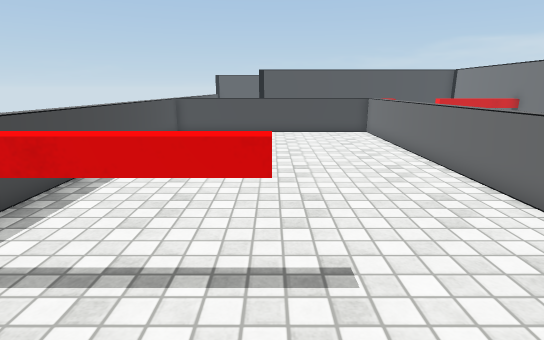
[1] (above)

17 first-person views from a walk through a scene from a Unity 3-D project. The camera is 1.3 m above the floor, tilts 14° down and sees 80° across. Doors are open. The floor is counted in squares, 0.51 m on a side. Each view is taken from the middle of a square. On the plan, view 1 faces up. The plan holds only what a view shows up to about 20 squares ahead; the rest is blank. The place goes on beyond the plan. The player character is not drawn. Some surface patterns are stand-ins.

[2]
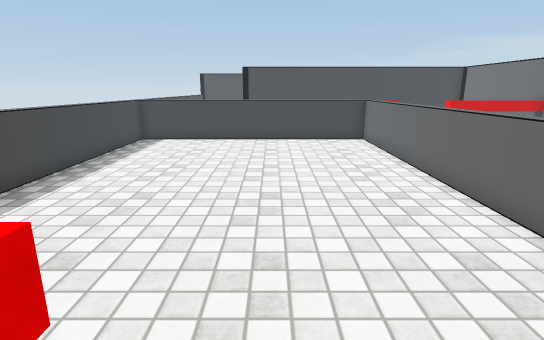

[3]
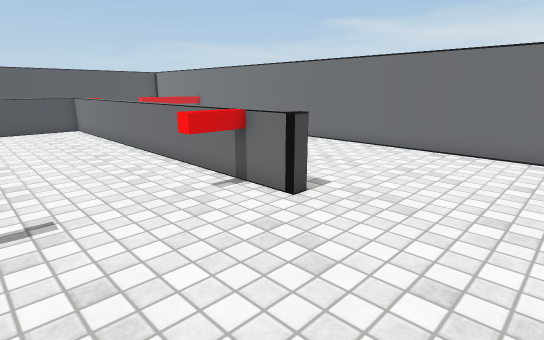

[4]
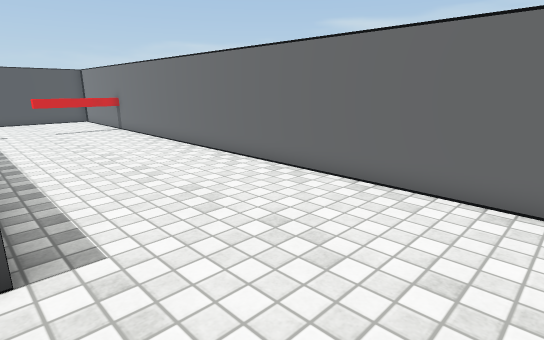

[5]
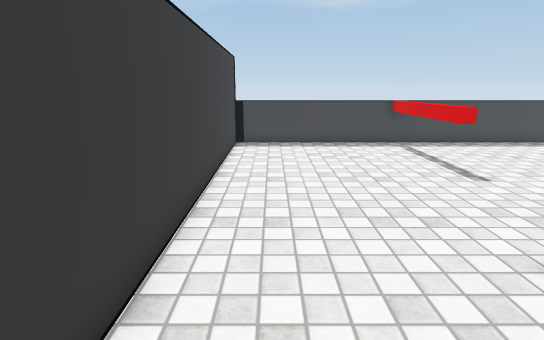

[6]
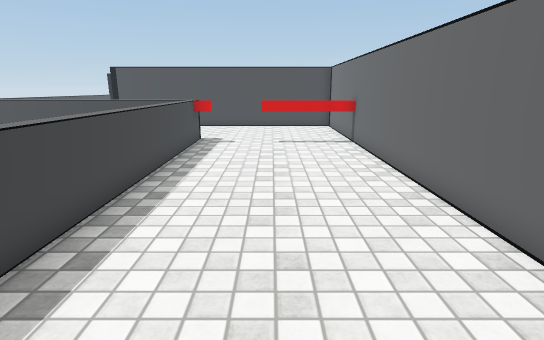

[7]
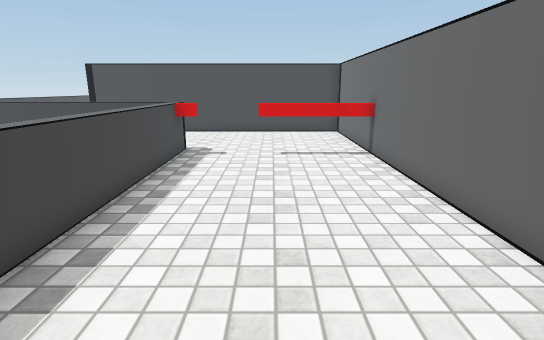

[8]
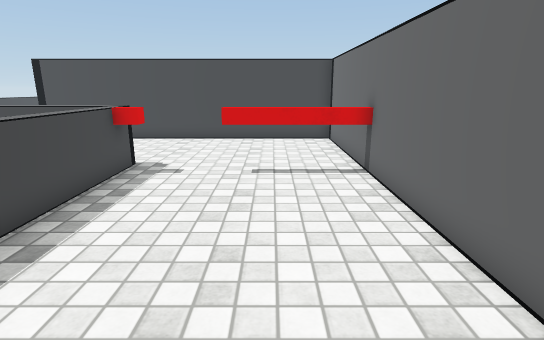

[9]
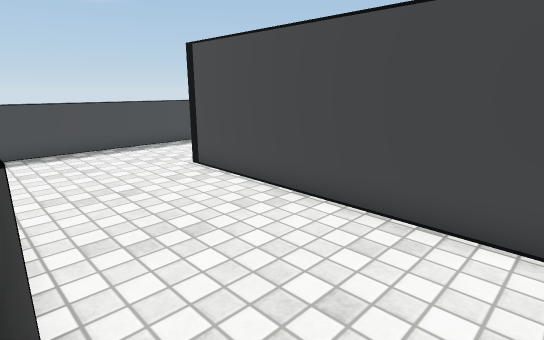

[10]
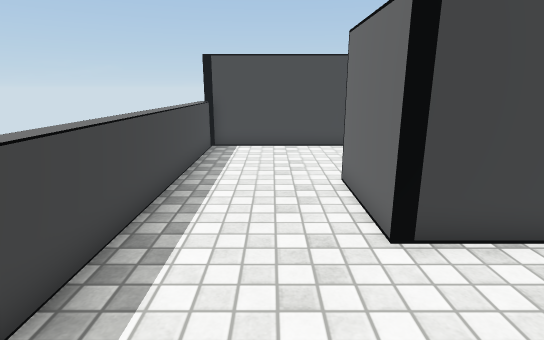

[11]
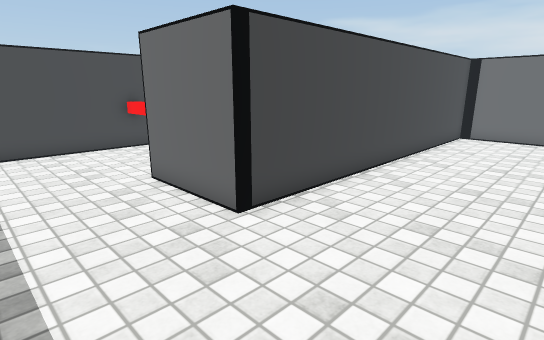

[12]
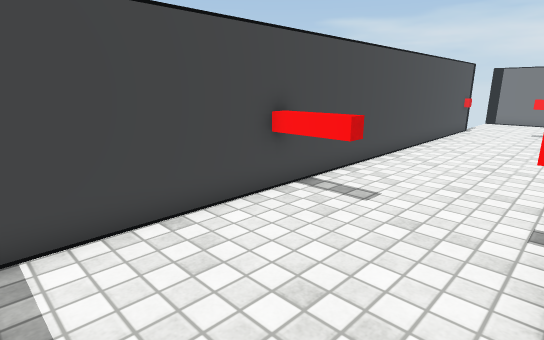

[13]
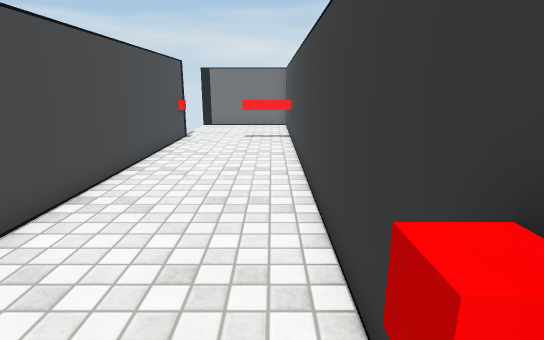

[14]
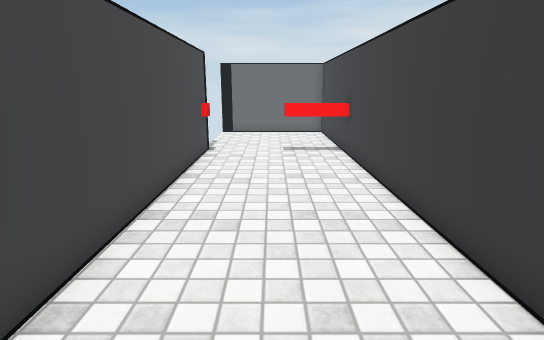

[15]
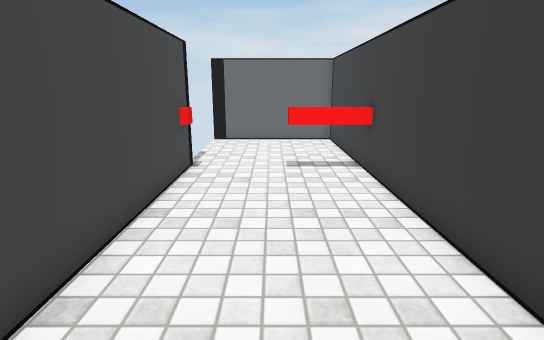

[16]
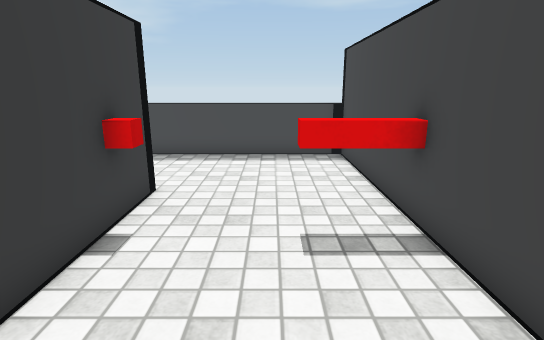

[17]
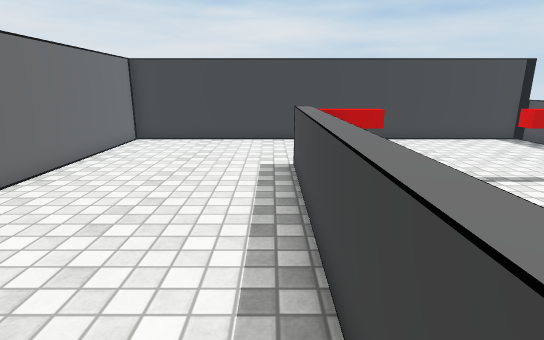

### Floor plan
Key: @ floor where view 1 was taken; # wall or solid block; . floor; D open door; = window, fence, low wall or low ledge; ^ raised ledge; B red block; C red cube.
Columns run from 6 left of view 1 to 24 right of it. Each row starts with its distance up from view 1.
 36 #######################CDDDDDDD
 35 =......=......................#
 34 =......=......................#
 33 =......................=......#
 32 =......................=......#
 31 =......B...............=......#
 30 =....##B#######################
 29 =....#
 28 =....#
 27 =....#
 26 =....################
 25 =...................#
 24 =...................#
 23 =...................#
 22 =...................#
 21 =...................#
 20 ^============.......#
 19 =...........#B.=====#
 18 =...........=.......#
 17 =...........=.......#
 16 =...........=.......#
 15 =...........=.......#
 14 =...........=.......#
 13 =...........=.......#
 12 =...........=.......#
 11 =...........=.......#
 10 =...........=.......#
  9 =...........=.......#
  8 =...........=.......#
  7 =...........=.......#
  6 =...........=.......#
  5 =...........=.......#
  4 ^======...===.......#
  3 =...........=.......#
  2 =...........=.......#
  1 =...................#
  0 =.....@.............#
 -1 =...................#
 -2 =...................#
 -3 =...................#
 -4 #####################

Where each view was taken, in squares from view 1:
view 1: 0 up, 0 right, facing up
view 2: 3 up, 1 right, facing up
view 3: 3 down, 0 right, facing up-right
view 4: 3 down, 6 right, facing up-right
view 5: 2 down, 10 right, facing left
view 6: 3 up, 10 right, facing up
view 7: 6 up, 10 right, facing up
view 8: 9 up, 11 right, facing up
view 9: 20 up, 9 right, facing up-left
view 10: 21 up, 3 left, facing up
view 11: 21 up, 5 left, facing up-right
view 12: 30 up, 5 left, facing up-right
view 13: 31 up, 0 right, facing right
view 14: 33 up, 4 right, facing right
view 15: 33 up, 7 right, facing right
view 16: 33 up, 7 right, facing left
view 17: 13 up, 7 right, facing down
